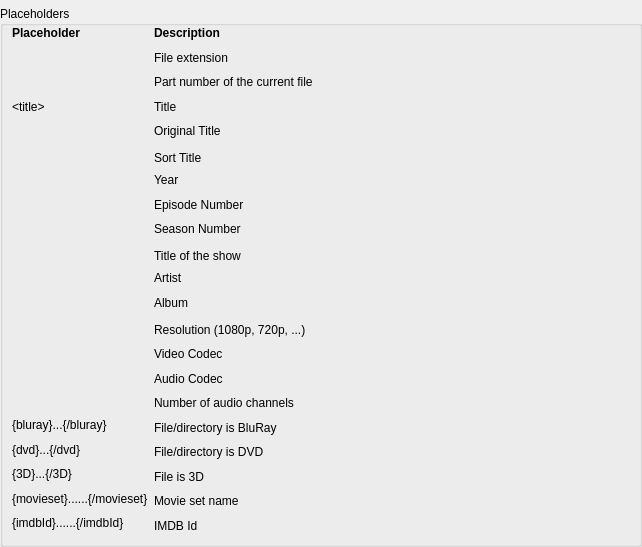
<?xml version="1.0" encoding="UTF-8"?>
<ui version="4.0">
 <class>RenamerPlaceholders</class>
 <widget class="QWidget" name="RenamerPlaceholders">
  <property name="geometry">
   <rect>
    <x>0</x>
    <y>0</y>
    <width>642</width>
    <height>547</height>
   </rect>
  </property>
  <property name="windowTitle">
   <string>Form</string>
  </property>
  <layout class="QVBoxLayout" name="verticalLayout">
   <property name="leftMargin">
    <number>0</number>
   </property>
   <property name="topMargin">
    <number>6</number>
   </property>
   <property name="rightMargin">
    <number>0</number>
   </property>
   <property name="bottomMargin">
    <number>0</number>
   </property>
   <item>
    <widget class="QGroupBox" name="groupBox">
     <property name="title">
      <string>Placeholders</string>
     </property>
     <layout class="QVBoxLayout" name="verticalLayout_2">
      <property name="topMargin">
       <number>0</number>
      </property>
      <item>
       <layout class="QGridLayout" name="gridLayout_2" columnstretch="0,1">
        <item row="18" column="0">
         <widget class="QLabel" name="label3d">
          <property name="text">
           <string notr="true">{3D}...{/3D}</string>
          </property>
          <property name="textFormat">
           <enum>Qt::PlainText</enum>
          </property>
          <property name="alignment">
           <set>Qt::AlignLeading|Qt::AlignLeft|Qt::AlignTop</set>
          </property>
          <property name="itemTypes" stdset="0">
           <stringlist notr="true">
            <string>movie</string>
            <string>tvshow</string>
            <string>concert</string>
           </stringlist>
          </property>
         </widget>
        </item>
        <item row="8" column="0">
         <widget class="QLabel" name="labelSeason">
          <property name="text">
           <string notr="true">&lt;season&gt;</string>
          </property>
          <property name="textFormat">
           <enum>Qt::PlainText</enum>
          </property>
          <property name="alignment">
           <set>Qt::AlignLeading|Qt::AlignLeft|Qt::AlignTop</set>
          </property>
          <property name="itemTypes" stdset="0">
           <stringlist notr="true">
            <string>tvshow</string>
           </stringlist>
          </property>
         </widget>
        </item>
        <item row="2" column="0">
         <widget class="QLabel" name="labelPartNo">
          <property name="text">
           <string notr="true">&lt;partNo&gt;</string>
          </property>
          <property name="textFormat">
           <enum>Qt::PlainText</enum>
          </property>
          <property name="alignment">
           <set>Qt::AlignLeading|Qt::AlignLeft|Qt::AlignTop</set>
          </property>
          <property name="itemTypes" stdset="0">
           <stringlist notr="true">
            <string>movie</string>
            <string>tvshow</string>
            <string>concert</string>
           </stringlist>
          </property>
         </widget>
        </item>
        <item row="9" column="0">
         <widget class="QLabel" name="labelShowTitle">
          <property name="text">
           <string notr="true">&lt;showTitle&gt;</string>
          </property>
          <property name="textFormat">
           <enum>Qt::PlainText</enum>
          </property>
          <property name="alignment">
           <set>Qt::AlignLeading|Qt::AlignLeft|Qt::AlignTop</set>
          </property>
          <property name="itemTypes" stdset="0">
           <stringlist notr="true">
            <string>tvshow</string>
           </stringlist>
          </property>
         </widget>
        </item>
        <item row="10" column="0">
         <widget class="QLabel" name="labelArtist">
          <property name="text">
           <string notr="true">&lt;artist&gt;</string>
          </property>
          <property name="textFormat">
           <enum>Qt::PlainText</enum>
          </property>
          <property name="alignment">
           <set>Qt::AlignLeading|Qt::AlignLeft|Qt::AlignTop</set>
          </property>
          <property name="itemTypes" stdset="0">
           <stringlist notr="true">
            <string>concert</string>
           </stringlist>
          </property>
         </widget>
        </item>
        <item row="19" column="0">
         <widget class="QLabel" name="labelMovieSet">
          <property name="text">
           <string notr="true">{movieset}...&lt;movieset&gt;...{/movieset}</string>
          </property>
          <property name="textFormat">
           <enum>Qt::PlainText</enum>
          </property>
          <property name="alignment">
           <set>Qt::AlignLeading|Qt::AlignLeft|Qt::AlignTop</set>
          </property>
          <property name="itemTypes" stdset="0">
           <stringlist notr="true">
            <string>movie</string>
           </stringlist>
          </property>
         </widget>
        </item>
        <item row="17" column="0">
         <widget class="QLabel" name="labelDvd">
          <property name="text">
           <string notr="true">{dvd}...{/dvd}</string>
          </property>
          <property name="textFormat">
           <enum>Qt::PlainText</enum>
          </property>
          <property name="alignment">
           <set>Qt::AlignLeading|Qt::AlignLeft|Qt::AlignTop</set>
          </property>
          <property name="itemTypes" stdset="0">
           <stringlist notr="true">
            <string>movie</string>
            <string>concert</string>
           </stringlist>
          </property>
         </widget>
        </item>
        <item row="11" column="1">
         <widget class="QLabel" name="descAlbum">
          <property name="text">
           <string>Album</string>
          </property>
          <property name="alignment">
           <set>Qt::AlignLeading|Qt::AlignLeft|Qt::AlignTop</set>
          </property>
          <property name="itemTypes" stdset="0">
           <stringlist notr="true">
            <string>concert</string>
           </stringlist>
          </property>
         </widget>
        </item>
        <item row="8" column="1">
         <widget class="QLabel" name="descSeason">
          <property name="text">
           <string>Season Number</string>
          </property>
          <property name="alignment">
           <set>Qt::AlignLeading|Qt::AlignLeft|Qt::AlignTop</set>
          </property>
          <property name="itemTypes" stdset="0">
           <stringlist notr="true">
            <string>tvshow</string>
           </stringlist>
          </property>
         </widget>
        </item>
        <item row="4" column="0">
         <widget class="QLabel" name="labelOriginalTitle">
          <property name="text">
           <string notr="true">&lt;originalTitle&gt;</string>
          </property>
          <property name="textFormat">
           <enum>Qt::PlainText</enum>
          </property>
          <property name="alignment">
           <set>Qt::AlignLeading|Qt::AlignLeft|Qt::AlignTop</set>
          </property>
          <property name="itemTypes" stdset="0">
           <stringlist notr="true">
            <string>movie</string>
           </stringlist>
          </property>
         </widget>
        </item>
        <item row="3" column="1">
         <widget class="QLabel" name="descTitle">
          <property name="text">
           <string>Title</string>
          </property>
          <property name="alignment">
           <set>Qt::AlignLeading|Qt::AlignLeft|Qt::AlignTop</set>
          </property>
          <property name="itemTypes" stdset="0">
           <stringlist notr="true">
            <string>movie</string>
            <string>tvshow</string>
            <string>concert</string>
           </stringlist>
          </property>
         </widget>
        </item>
        <item row="6" column="0">
         <widget class="QLabel" name="labelYear">
          <property name="text">
           <string notr="true">&lt;year&gt;</string>
          </property>
          <property name="textFormat">
           <enum>Qt::PlainText</enum>
          </property>
          <property name="alignment">
           <set>Qt::AlignLeading|Qt::AlignLeft|Qt::AlignTop</set>
          </property>
          <property name="itemTypes" stdset="0">
           <stringlist notr="true">
            <string>movie</string>
            <string>tvshow</string>
            <string>concert</string>
           </stringlist>
          </property>
         </widget>
        </item>
        <item row="3" column="0">
         <widget class="QLabel" name="labelTitle">
          <property name="text">
           <string notr="true">&lt;title&gt;</string>
          </property>
          <property name="textFormat">
           <enum>Qt::PlainText</enum>
          </property>
          <property name="alignment">
           <set>Qt::AlignLeading|Qt::AlignLeft|Qt::AlignTop</set>
          </property>
          <property name="itemTypes" stdset="0">
           <stringlist notr="true">
            <string>movie</string>
            <string>tvshow</string>
            <string>concert</string>
           </stringlist>
          </property>
         </widget>
        </item>
        <item row="5" column="0">
         <widget class="QLabel" name="labelSortTitle">
          <property name="text">
           <string notr="true">&lt;sortTitle&gt;</string>
          </property>
          <property name="textFormat">
           <enum>Qt::PlainText</enum>
          </property>
          <property name="alignment">
           <set>Qt::AlignLeading|Qt::AlignLeft|Qt::AlignTop</set>
          </property>
          <property name="itemTypes" stdset="0">
           <stringlist notr="true">
            <string>movie</string>
           </stringlist>
          </property>
         </widget>
        </item>
        <item row="2" column="1">
         <widget class="QLabel" name="descPartNo">
          <property name="text">
           <string>Part number of the current file</string>
          </property>
          <property name="alignment">
           <set>Qt::AlignLeading|Qt::AlignLeft|Qt::AlignTop</set>
          </property>
          <property name="wordWrap">
           <bool>true</bool>
          </property>
          <property name="itemTypes" stdset="0">
           <stringlist notr="true">
            <string>movie</string>
            <string>tvshow</string>
            <string>concert</string>
           </stringlist>
          </property>
         </widget>
        </item>
        <item row="11" column="0">
         <widget class="QLabel" name="labelAlbum">
          <property name="text">
           <string notr="true">&lt;album&gt;</string>
          </property>
          <property name="textFormat">
           <enum>Qt::PlainText</enum>
          </property>
          <property name="alignment">
           <set>Qt::AlignLeading|Qt::AlignLeft|Qt::AlignTop</set>
          </property>
          <property name="itemTypes" stdset="0">
           <stringlist notr="true">
            <string>concert</string>
           </stringlist>
          </property>
         </widget>
        </item>
        <item row="7" column="0">
         <widget class="QLabel" name="labelEpisode">
          <property name="text">
           <string notr="true">&lt;episode&gt;</string>
          </property>
          <property name="textFormat">
           <enum>Qt::PlainText</enum>
          </property>
          <property name="alignment">
           <set>Qt::AlignLeading|Qt::AlignLeft|Qt::AlignTop</set>
          </property>
          <property name="itemTypes" stdset="0">
           <stringlist notr="true">
            <string>tvshow</string>
           </stringlist>
          </property>
         </widget>
        </item>
        <item row="4" column="1">
         <widget class="QLabel" name="descOriginalTitle">
          <property name="text">
           <string>Original Title</string>
          </property>
          <property name="alignment">
           <set>Qt::AlignLeading|Qt::AlignLeft|Qt::AlignTop</set>
          </property>
          <property name="itemTypes" stdset="0">
           <stringlist notr="true">
            <string>movie</string>
           </stringlist>
          </property>
         </widget>
        </item>
        <item row="1" column="1">
         <widget class="QLabel" name="descExtension">
          <property name="text">
           <string>File extension</string>
          </property>
          <property name="alignment">
           <set>Qt::AlignLeading|Qt::AlignLeft|Qt::AlignTop</set>
          </property>
          <property name="itemTypes" stdset="0">
           <stringlist notr="true">
            <string>movie</string>
            <string>tvshow</string>
            <string>concert</string>
           </stringlist>
          </property>
         </widget>
        </item>
        <item row="0" column="1">
         <widget class="QLabel" name="label_32">
          <property name="font">
           <font>
            <weight>75</weight>
            <bold>true</bold>
           </font>
          </property>
          <property name="text">
           <string>Description</string>
          </property>
          <property name="alignment">
           <set>Qt::AlignLeading|Qt::AlignLeft|Qt::AlignTop</set>
          </property>
         </widget>
        </item>
        <item row="6" column="1">
         <widget class="QLabel" name="descYear">
          <property name="text">
           <string>Year</string>
          </property>
          <property name="alignment">
           <set>Qt::AlignLeading|Qt::AlignLeft|Qt::AlignTop</set>
          </property>
          <property name="itemTypes" stdset="0">
           <stringlist notr="true">
            <string>movie</string>
            <string>tvshow</string>
            <string>concert</string>
           </stringlist>
          </property>
         </widget>
        </item>
        <item row="9" column="1">
         <widget class="QLabel" name="descShowTitle">
          <property name="text">
           <string>Title of the show</string>
          </property>
          <property name="itemTypes" stdset="0">
           <stringlist notr="true">
            <string>tvshow</string>
           </stringlist>
          </property>
         </widget>
        </item>
        <item row="12" column="0">
         <widget class="QLabel" name="labelResolution">
          <property name="text">
           <string notr="true">&lt;resolution&gt;</string>
          </property>
          <property name="textFormat">
           <enum>Qt::PlainText</enum>
          </property>
          <property name="alignment">
           <set>Qt::AlignLeading|Qt::AlignLeft|Qt::AlignTop</set>
          </property>
          <property name="itemTypes" stdset="0">
           <stringlist notr="true">
            <string>movie</string>
            <string>tvshow</string>
            <string>concert</string>
           </stringlist>
          </property>
         </widget>
        </item>
        <item row="5" column="1">
         <widget class="QLabel" name="descSortTitle">
          <property name="text">
           <string>Sort Title</string>
          </property>
          <property name="itemTypes" stdset="0">
           <stringlist notr="true">
            <string>movie</string>
           </stringlist>
          </property>
         </widget>
        </item>
        <item row="1" column="0">
         <widget class="QLabel" name="labelExtension">
          <property name="text">
           <string notr="true">&lt;extension&gt;</string>
          </property>
          <property name="textFormat">
           <enum>Qt::PlainText</enum>
          </property>
          <property name="alignment">
           <set>Qt::AlignLeading|Qt::AlignLeft|Qt::AlignTop</set>
          </property>
          <property name="itemTypes" stdset="0">
           <stringlist notr="true">
            <string>movie</string>
            <string>tvshow</string>
            <string>concert</string>
           </stringlist>
          </property>
         </widget>
        </item>
        <item row="7" column="1">
         <widget class="QLabel" name="descEpisode">
          <property name="text">
           <string>Episode Number</string>
          </property>
          <property name="alignment">
           <set>Qt::AlignLeading|Qt::AlignLeft|Qt::AlignTop</set>
          </property>
          <property name="itemTypes" stdset="0">
           <stringlist notr="true">
            <string>tvshow</string>
           </stringlist>
          </property>
         </widget>
        </item>
        <item row="10" column="1">
         <widget class="QLabel" name="descArtist">
          <property name="text">
           <string>Artist</string>
          </property>
          <property name="alignment">
           <set>Qt::AlignLeading|Qt::AlignLeft|Qt::AlignTop</set>
          </property>
          <property name="itemTypes" stdset="0">
           <stringlist notr="true">
            <string>concert</string>
           </stringlist>
          </property>
         </widget>
        </item>
        <item row="0" column="0">
         <widget class="QLabel" name="label_31">
          <property name="font">
           <font>
            <weight>75</weight>
            <bold>true</bold>
           </font>
          </property>
          <property name="text">
           <string>Placeholder</string>
          </property>
          <property name="alignment">
           <set>Qt::AlignLeading|Qt::AlignLeft|Qt::AlignTop</set>
          </property>
         </widget>
        </item>
        <item row="16" column="0">
         <widget class="QLabel" name="labelBluray">
          <property name="text">
           <string notr="true">{bluray}...{/bluray}</string>
          </property>
          <property name="textFormat">
           <enum>Qt::PlainText</enum>
          </property>
          <property name="alignment">
           <set>Qt::AlignLeading|Qt::AlignLeft|Qt::AlignTop</set>
          </property>
          <property name="itemTypes" stdset="0">
           <stringlist notr="true">
            <string>movie</string>
            <string>concert</string>
           </stringlist>
          </property>
         </widget>
        </item>
        <item row="20" column="0">
         <widget class="QLabel" name="labelImdbId">
          <property name="text">
           <string notr="true">{imdbId}...&lt;imdbId&gt;...{/imdbId}</string>
          </property>
          <property name="textFormat">
           <enum>Qt::PlainText</enum>
          </property>
          <property name="alignment">
           <set>Qt::AlignLeading|Qt::AlignLeft|Qt::AlignTop</set>
          </property>
          <property name="itemTypes" stdset="0">
           <stringlist notr="true">
            <string>movie</string>
           </stringlist>
          </property>
         </widget>
        </item>
        <item row="12" column="1">
         <widget class="QLabel" name="descResolution">
          <property name="text">
           <string>Resolution (1080p, 720p, ...)</string>
          </property>
          <property name="itemTypes" stdset="0">
           <stringlist notr="true">
            <string>movie</string>
            <string>tvshow</string>
            <string>concert</string>
           </stringlist>
          </property>
         </widget>
        </item>
        <item row="16" column="1">
         <widget class="QLabel" name="descBluray">
          <property name="text">
           <string>File/directory is BluRay</string>
          </property>
          <property name="itemTypes" stdset="0">
           <stringlist notr="true">
            <string>movie</string>
            <string>concert</string>
           </stringlist>
          </property>
         </widget>
        </item>
        <item row="17" column="1">
         <widget class="QLabel" name="descDvd">
          <property name="text">
           <string>File/directory is DVD</string>
          </property>
          <property name="itemTypes" stdset="0">
           <stringlist notr="true">
            <string>movie</string>
            <string>concert</string>
           </stringlist>
          </property>
         </widget>
        </item>
        <item row="18" column="1">
         <widget class="QLabel" name="desc3d">
          <property name="text">
           <string>File is 3D</string>
          </property>
          <property name="itemTypes" stdset="0">
           <stringlist notr="true">
            <string>movie</string>
            <string>tvshow</string>
            <string>concert</string>
           </stringlist>
          </property>
         </widget>
        </item>
        <item row="19" column="1">
         <widget class="QLabel" name="descMovieSet">
          <property name="text">
           <string>Movie set name</string>
          </property>
          <property name="itemTypes" stdset="0">
           <stringlist notr="true">
            <string>movie</string>
           </stringlist>
          </property>
         </widget>
        </item>
        <item row="20" column="1">
         <widget class="QLabel" name="descImdbId">
          <property name="text">
           <string>IMDB Id</string>
          </property>
          <property name="itemTypes" stdset="0">
           <stringlist notr="true">
            <string>movie</string>
           </stringlist>
          </property>
         </widget>
        </item>
        <item row="13" column="0">
         <widget class="QLabel" name="labelVideoCodec">
          <property name="text">
           <string notr="true">&lt;videoCodec&gt;</string>
          </property>
          <property name="itemTypes" stdset="0">
           <stringlist notr="true">
            <string>movie</string>
            <string>tvshow</string>
            <string>concert</string>
           </stringlist>
          </property>
         </widget>
        </item>
        <item row="14" column="0">
         <widget class="QLabel" name="labelAudioCodec">
          <property name="text">
           <string notr="true">&lt;audioCodec&gt;</string>
          </property>
          <property name="itemTypes" stdset="0">
           <stringlist notr="true">
            <string>movie</string>
            <string>tvshow</string>
            <string>concert</string>
           </stringlist>
          </property>
         </widget>
        </item>
        <item row="15" column="0">
         <widget class="QLabel" name="labelChannels">
          <property name="text">
           <string notr="true">&lt;channels&gt;</string>
          </property>
          <property name="itemTypes" stdset="0">
           <stringlist notr="true">
            <string>movie</string>
            <string>tvshow</string>
            <string>concert</string>
           </stringlist>
          </property>
         </widget>
        </item>
        <item row="13" column="1">
         <widget class="QLabel" name="descVideoCodec">
          <property name="text">
           <string>Video Codec</string>
          </property>
          <property name="itemTypes" stdset="0">
           <stringlist notr="true">
            <string>movie</string>
            <string>tvshow</string>
            <string>concert</string>
           </stringlist>
          </property>
         </widget>
        </item>
        <item row="14" column="1">
         <widget class="QLabel" name="descAudioCodec">
          <property name="text">
           <string>Audio Codec</string>
          </property>
          <property name="itemTypes" stdset="0">
           <stringlist notr="true">
            <string>movie</string>
            <string>tvshow</string>
            <string>concert</string>
           </stringlist>
          </property>
         </widget>
        </item>
        <item row="15" column="1">
         <widget class="QLabel" name="descAudioChannels">
          <property name="text">
           <string>Number of audio channels</string>
          </property>
          <property name="itemTypes" stdset="0">
           <stringlist notr="true">
            <string>movie</string>
            <string>tvshow</string>
            <string>concert</string>
           </stringlist>
          </property>
         </widget>
        </item>
       </layout>
      </item>
     </layout>
    </widget>
   </item>
  </layout>
 </widget>
 <resources/>
 <connections/>
</ui>
